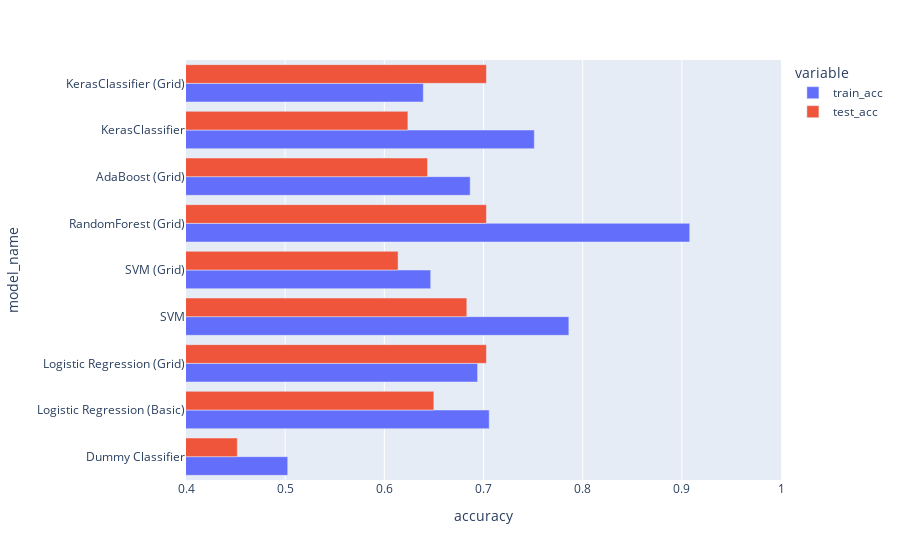

Source (notebook cell):
### Code cell
fig = px.bar(summary_df, y = 'model_name', x = ['train_acc','test_acc'], 
        barmode = 'group', labels = {'value':'accuracy'}, range_x = [.4, 1])
fig.show()

### Figure 1 — Plotly figure (JSON) as saved in the notebook; plotly's stock layout.template omitted (floating-point values rounded to 4 significant figures)
{"data": [{"alignmentgroup": "True", "hovertemplate": "variable=train_acc<br>accuracy=%{x}<br>model_name=%{y}<extra></extra>", "legendgroup": "train_acc", "marker": {"color": "#636efa", "pattern": {"shape": ""}}, "name": "train_acc", "offsetgroup": "train_acc", "orientation": "h", "showlegend": true, "textposition": "auto", "type": "bar", "x": [0.5026, 0.7058, 0.694, 0.7861, 0.6468, 0.908, 0.6866, 0.7512, 0.6393], "xaxis": "x", "y": ["Dummy Classifier", "Logistic Regression (Basic)", "Logistic Regression (Grid)", "SVM", "SVM (Grid)", "RandomForest (Grid)", "AdaBoost (Grid)", "KerasClassifier", "KerasClassifier (Grid)"], "yaxis": "y"}, {"alignmentgroup": "True", "hovertemplate": "variable=test_acc<br>accuracy=%{x}<br>model_name=%{y}<extra></extra>", "legendgroup": "test_acc", "marker": {"color": "#EF553B", "pattern": {"shape": ""}}, "name": "test_acc", "offsetgroup": "test_acc", "orientation": "h", "showlegend": true, "textposition": "auto", "type": "bar", "x": [0.4518, 0.6499, 0.703, 0.6832, 0.6139, 0.703, 0.6436, 0.6238, 0.703], "xaxis": "x", "y": ["Dummy Classifier", "Logistic Regression (Basic)", "Logistic Regression (Grid)", "SVM", "SVM (Grid)", "RandomForest (Grid)", "AdaBoost (Grid)", "KerasClassifier", "KerasClassifier (Grid)"], "yaxis": "y"}], "layout": {"barmode": "group", "legend": {"title": {"text": "variable"}, "tracegroupgap": 0}, "margin": {"t": 60}, "xaxis": {"anchor": "y", "domain": [0, 1], "range": [0.4, 1], "title": {"text": "accuracy"}}, "yaxis": {"anchor": "x", "domain": [0, 1], "title": {"text": "model_name"}}}}
